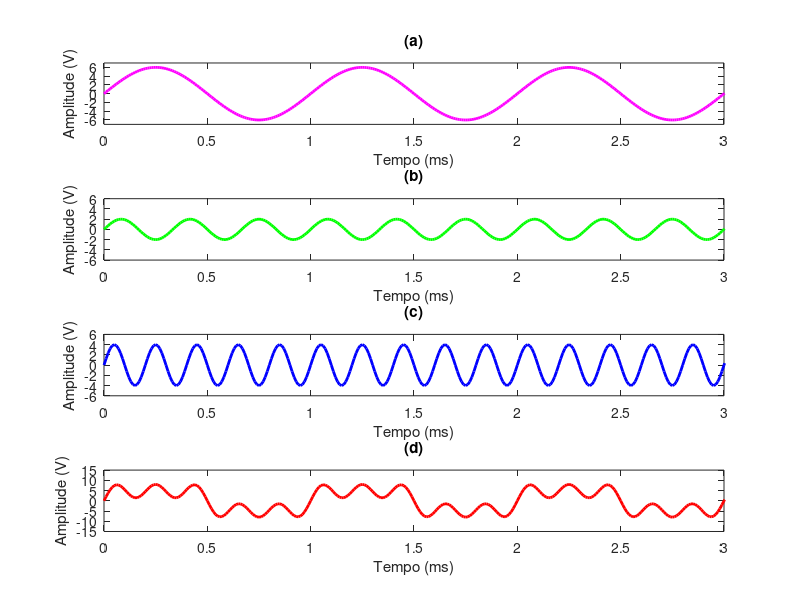
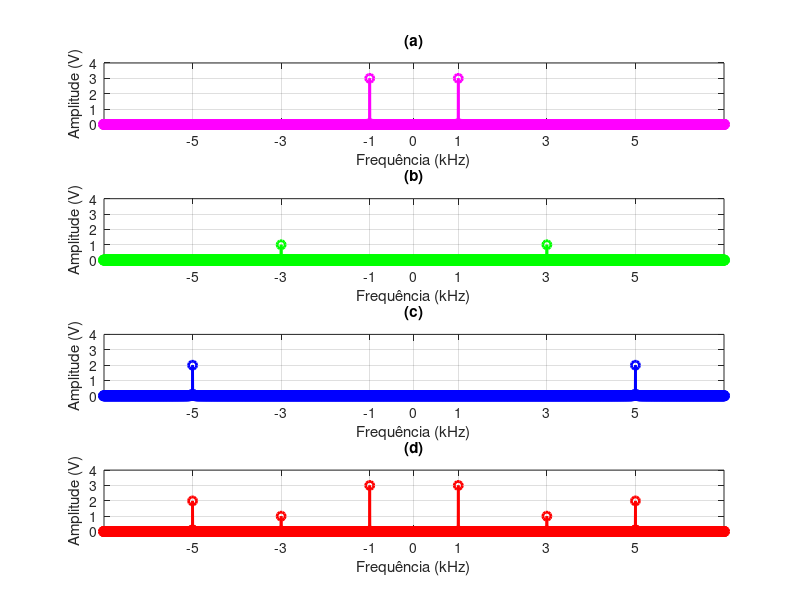
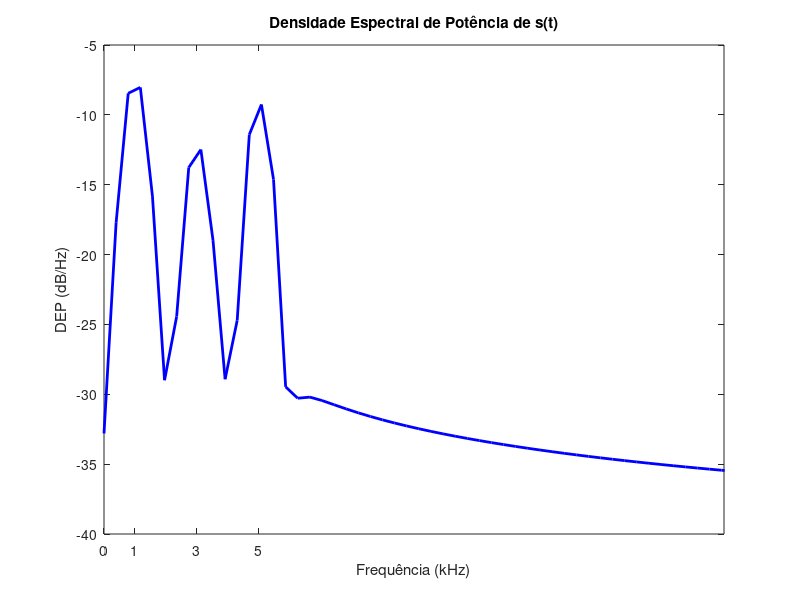

Reproduce these figures in MATLAB, in order.
#------DESCRIÇÃO ATIVIDADE 1 - MARÇO 2020
#ANÁLISE DE SINAIS NO DOMÍNIO DO TEMPO E DA FREQUÊNCIA. 
#OBTENÇÃO DA POTÊNCIA DO SINAL E A DENSIDADE ESPECTRAL DO SINAL

#------AUTHOR
#SAROM TORRES

clc;clear all;close all;

%FREQUENCIAS
f = 1e3; %frequencia do sinal
f1 = 3e3;
f2 = 5e3;
N = 100; %numero de amostras
fs = f*N; %frequencia de amostragem

%TEMPOS
T = 1/f; %período do sinal
Ts = 1/fs; % período de amostragem
qt_periodo = 250; %quantidade de periodos
t_final = qt_periodo*T;
t = [0:Ts:t_final];

passo_freq = 1/t_final;
freq = [-fs/2:passo_freq:fs/2];  

%COSSENOS
A0 = 6; 
A1 = 2;
A2 = 4;

y1 = A0*sin(2*pi*f*t);
y2 = A1*sin(2*pi*f1*t);
y3 = A2*sin(2*pi*f2*t);

st = y1+y2+y3;
 
%TRANSFORMADAS
Y1 = fft(y1)/length(y1);
Y2 = fft(y2)/length(y2);
Y3 = fft(y3)/length(y3);
Sf = fft(st)/length(st);

%POTENCIA
pot = (norm(st)^2)/length(st)

%DENSIDADE ESPECTRAL DE ENERGIA
[dep,win] = pwelch(st,[],[],[],fs);


%PLOT SINAIS NO DOMÍNIO DO TEMPO
figure(1)

subplot(411);
plot(1e3*t,y1,'m','LineWidth',2);
axis([0 3 (-A0-1) (A0+1)]);
xlabel('Tempo (ms)');
ylabel('Amplitude (V)');
title('(a)');

subplot(412);
plot(1e3*t,y2,'g','LineWidth',2);
axis([0 3 -A0 A0]);
xlabel('Tempo (ms)');
ylabel('Amplitude (V)')
title('(b)');

subplot(413);
plot(1e3*t,y3,'b','LineWidth',2);
axis([0 3 -A0 A0]);
xlabel('Tempo (ms)');
ylabel('Amplitude (V)');
title('(c)');

subplot(414);
plot(1e3*t,st,'r','LineWidth',2);
axis([0 3 -15 15]);
xlabel('Tempo (ms)');
ylabel('Amplitude (V)');
title('(d)');


%PLOT SINAIS NO DOMÍNIOO DA FREQUÊNCIA
figure(2)
subplot(411);
plot(freq/1e3,abs(fftshift(Y1)),'-mo','LineWidth',2);
grid on
axis([(-f2/1e3-2) (f2/1e3+2) 0 4])
xticks([-5 -3 -1 0 1 3 5])
xlabel('Frequência (kHz)');
ylabel('Amplitude (V)');
title('(a)');

subplot(412);
plot(freq/1e3,abs(fftshift(Y2)),'-go','LineWidth',2);
grid on
axis([(-f2/1e3-2) (f2/1e3+2) 0 4 ])
xticks([-5 -3 -1 0 1 3 5])
xlabel('Frequência (kHz)');
ylabel('Amplitude (V)');
title('(b)');

subplot(413);
plot(freq/1e3,abs(fftshift(Y3)),'-bo','LineWidth',2);
grid on
axis([(-f2/1e3-2) (f2/1e3+2) 0 4])
xticks([-5 -3 -1 0 1 3 5])
xlabel('Frequência (kHz)');
ylabel('Amplitude (V)');
title('(c)');

subplot(414);
plot(freq/1e3,abs(fftshift(Sf)),'-ro','LineWidth',2);
grid on
axis([(-f2/1e3-2) (f2/1e3+2) 0 4])
xticks([-5 -3 -1 0 1 3 5])
xlabel('Frequência (kHz)');
ylabel('Amplitude (V)');
title('(d)');

%PLOT DA DENSIDADE ESPECTRAL
figure(3)
plot(win/1e3,5*log10(dep),'b','LineWidth',2)
xlim([0 20]);
xticks([-5 -3 -1 0 1 3 5])
xlabel('Frequência (kHz)');
ylabel('DEP (dB/Hz)');
title('Densidade Espectral de Potência de s(t)');




